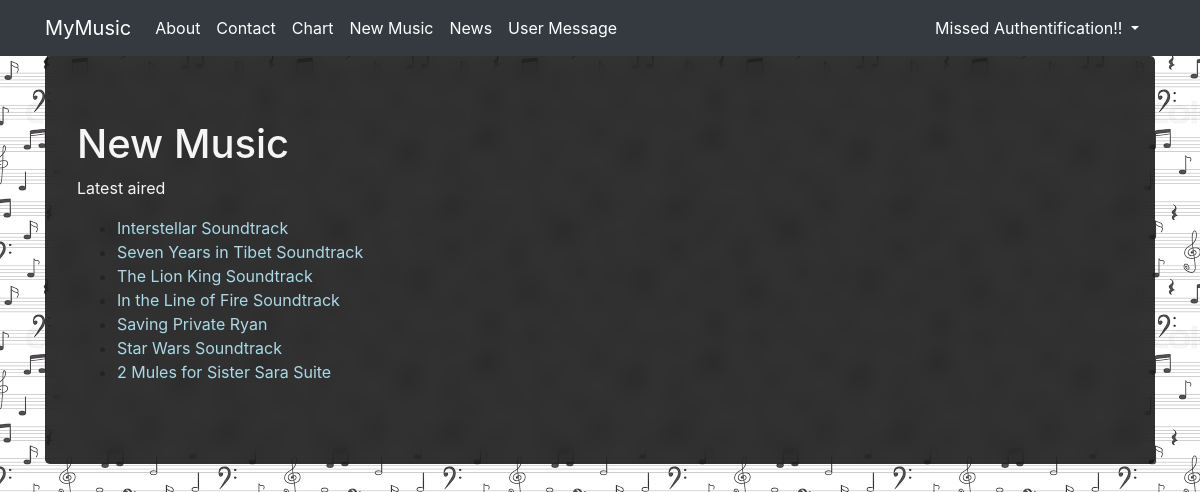
The app's page /new-music/ with its own data.
### myapp/models.py (models this page shows, shortened)
class Album(models.Model):
    album_name = models.CharField(max_length=100)
    artists = models.ManyToManyField(Artist)
    genre = models.ManyToManyField(Genre)
    album_art = models.ImageField(upload_to='')
    release_date = models.DateField()
    average_rating = models.FloatField()
    links = models.URLField()

### myapp/views.py (the view)
# urls.py: path('new-music/', new_music, name="new-music"),
def new_music(request):
    albums = Album.objects.order_by('-release_date')
    latest_music = {
        'albums': albums,
    }
    return render(request, 'new_music.html', latest_music)

### myapp/templates/new_music.html
{% extends 'base.html' %}
{% block content %}
<h1>New Music</h1>
<p>Latest aired</p>
<ul>
    {% for album in albums %}
    <li>
        <a href = "{% url 'album-detail' album.pk %}">
            {{ album.album_name }}
        </a>
    </li>
    {% endfor %}
</ul>
{% endblock %}

### myapp/static/index.css (style rules this page uses)
body { background-image: url('/static/bck_images.png'); background-repeat: repeat; }
p,h1,h2,h3,h4,h5,h6,label { color: whitesmoke; }
a { color: lightblue; }

### records on screen
Album: album_name "Interstellar Soundtrack"
Album: album_name "Seven Years in Tibet Soundtrack"
Album: album_name "The Lion King Soundtrack"
Album: album_name "In the Line of Fire Soundtrack"
Album: album_name "Saving Private Ryan"
Album: album_name "Star Wars Soundtrack"
Album: album_name "2 Mules for Sister Sara Suite"
